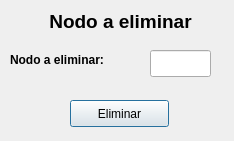
<?xml version="1.0" encoding="UTF-8"?>
<ui version="4.0">
 <class>DeleteNode</class>
 <widget class="QDialog" name="DeleteNode">
  <property name="geometry">
   <rect>
    <x>0</x>
    <y>0</y>
    <width>234</width>
    <height>141</height>
   </rect>
  </property>
  <property name="windowTitle">
   <string>Dialog</string>
  </property>
  <widget class="QLineEdit" name="node">
   <property name="geometry">
    <rect>
     <x>150</x>
     <y>50</y>
     <width>61</width>
     <height>27</height>
    </rect>
   </property>
  </widget>
  <widget class="QLabel" name="label_2">
   <property name="geometry">
    <rect>
     <x>10</x>
     <y>50</y>
     <width>131</width>
     <height>21</height>
    </rect>
   </property>
   <property name="text">
    <string>&lt;html&gt;&lt;head/&gt;&lt;body&gt;&lt;p&gt;&lt;span style=&quot; font-weight:600;&quot;&gt;Nodo a eliminar:&lt;/span&gt;&lt;/p&gt;&lt;/body&gt;&lt;/html&gt;</string>
   </property>
  </widget>
  <widget class="QLabel" name="label">
   <property name="geometry">
    <rect>
     <x>30</x>
     <y>10</y>
     <width>181</width>
     <height>21</height>
    </rect>
   </property>
   <property name="text">
    <string>&lt;html&gt;&lt;head/&gt;&lt;body&gt;&lt;p align=&quot;center&quot;&gt;&lt;span style=&quot; font-size:14pt; font-weight:600;&quot;&gt;Nodo a eliminar&lt;/span&gt;&lt;/p&gt;&lt;/body&gt;&lt;/html&gt;</string>
   </property>
  </widget>
  <widget class="QPushButton" name="delete_2">
   <property name="geometry">
    <rect>
     <x>70</x>
     <y>100</y>
     <width>99</width>
     <height>27</height>
    </rect>
   </property>
   <property name="text">
    <string>Eliminar</string>
   </property>
  </widget>
 </widget>
 <resources/>
 <connections/>
</ui>
